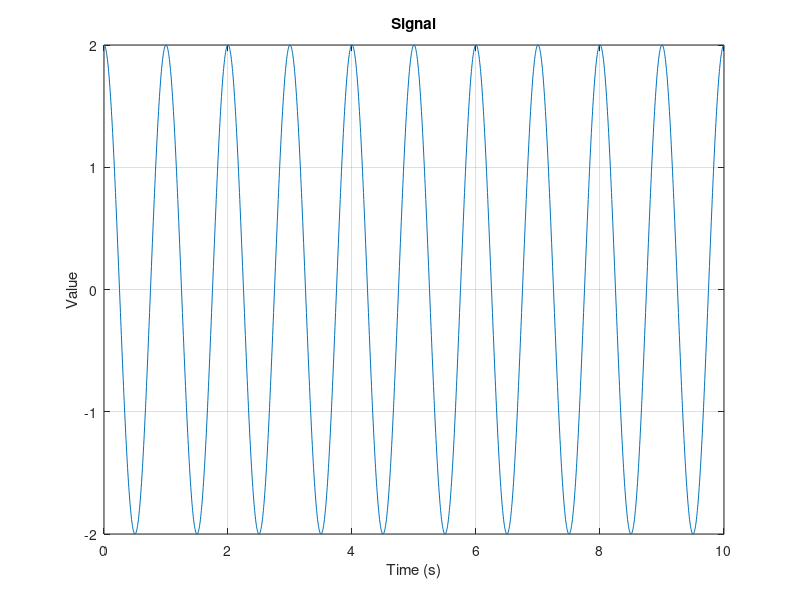

Here is the MATLAB script that generated this plot: (Note: this script raises an error after producing the figure.)
% 1. MATLAB Practice

% a.
t = 0 : 0.005 : 10;
signal = 2 * cos(2*pi.*t);
figure;
plot(t, signal)
title('Signal');
xlabel('Time (s)'); % x-axis label
ylabel('Value'); % y-axis label
grid on;

% b.
% verify data type of array generated
class(signal);

sum_of_signal = 0;
for index = 1:numel(signal)
    sum_of_signal = sum_of_signal + signal(index);
end
sum_of_signal / numel(signal) == mean(signal)

% c.
syms t;
signal_func = 2*cos(2*pi*t);
int(signal_func, t, 0, 10)
int_signal = int(signal_func, t);

% d.
d_signal = diff(signal_func, t, 1);

% e.
figure
subplot(311);
fplot(matlabFunction(signal_func),[0 10])
title('Signal');
xlabel('Time (s)'); % x-axis label
ylabel('Value'); % y-axis label
grid on;

subplot(312);
fplot(matlabFunction(int_signal),[0 10])
title('Integral of the signal')
xlabel('Time (s)') % x-axis label
ylabel('Value') % y-axis label
grid on;

subplot(313);
fplot(matlabFunction(d_signal),[0 10])
title('Derivative of the signal')
xlabel('Time (s)') % x-axis label
ylabel('Value') % y-axis label
axis([0 10 -10 10])
grid on;
